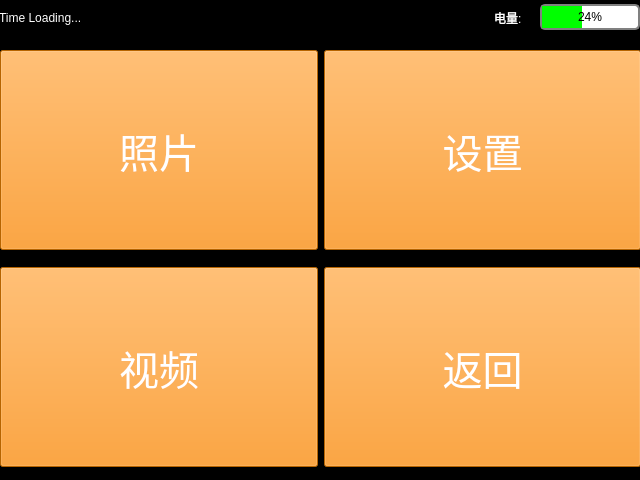
<?xml version="1.0" encoding="UTF-8"?>
<ui version="4.0">
 <class>MenuWindow</class>
 <widget class="QMainWindow" name="MenuWindow">
  <property name="geometry">
   <rect>
    <x>0</x>
    <y>0</y>
    <width>640</width>
    <height>480</height>
   </rect>
  </property>
  <property name="font">
   <font>
    <pointsize>11</pointsize>
   </font>
  </property>
  <property name="windowTitle">
   <string>MainWindow</string>
  </property>
  <property name="styleSheet">
   <string notr="true">background-color:black;</string>
  </property>
  <widget class="QWidget" name="centralwidget">
   <widget class="QWidget" name="horizontalWidget" native="true">
    <property name="geometry">
     <rect>
      <x>-1</x>
      <y>0</y>
      <width>641</width>
      <height>35</height>
     </rect>
    </property>
    <property name="styleSheet">
     <string notr="true">background-color:black</string>
    </property>
    <layout class="QHBoxLayout" name="horizontalLayout">
     <item>
      <widget class="QLabel" name="datetime">
       <property name="maximumSize">
        <size>
         <width>200</width>
         <height>16777215</height>
        </size>
       </property>
       <property name="styleSheet">
        <string notr="true">color:white</string>
       </property>
       <property name="text">
        <string>Time Loading...</string>
       </property>
      </widget>
     </item>
     <item>
      <widget class="QLabel" name="tips">
       <property name="maximumSize">
        <size>
         <width>300</width>
         <height>16777215</height>
        </size>
       </property>
       <property name="styleSheet">
        <string notr="true">color:white</string>
       </property>
       <property name="text">
        <string/>
       </property>
      </widget>
     </item>
     <item>
      <widget class="QLabel" name="battery">
       <property name="maximumSize">
        <size>
         <width>40</width>
         <height>16777215</height>
        </size>
       </property>
       <property name="styleSheet">
        <string notr="true">color:white</string>
       </property>
       <property name="text">
        <string>电量:</string>
       </property>
      </widget>
     </item>
     <item>
      <widget class="QProgressBar" name="progressBar">
       <property name="maximumSize">
        <size>
         <width>100</width>
         <height>16777215</height>
        </size>
       </property>
       <property name="styleSheet">
        <string notr="true">QProgressBar {   border: 2px solid grey;   border-radius: 5px;   background-color: #FFFFFF;}QProgressBar::chunk {   background-color: #00FF00;   width: 20px;}QProgressBar {   border: 2px solid grey;   border-radius: 5px;   text-align: center;}</string>
       </property>
       <property name="value">
        <number>24</number>
       </property>
      </widget>
     </item>
    </layout>
   </widget>
   <widget class="QWidget" name="gridWidget" native="true">
    <property name="geometry">
     <rect>
      <x>0</x>
      <y>39</y>
      <width>641</width>
      <height>441</height>
     </rect>
    </property>
    <layout class="QGridLayout" name="gridLayout">
     <item row="2" column="0">
      <layout class="QHBoxLayout" name="horizontalLayout_2">
       <item>
        <widget class="QPushButton" name="photosButton">
         <property name="minimumSize">
          <size>
           <width>0</width>
           <height>200</height>
          </size>
         </property>
         <property name="font">
          <font>
           <pointsize>30</pointsize>
           <weight>50</weight>
           <bold>false</bold>
           <kerning>true</kerning>
          </font>
         </property>
         <property name="styleSheet">
          <string notr="true">color:white;background-color:#FF8C00</string>
         </property>
         <property name="text">
          <string>照片</string>
         </property>
         <property name="icon">
          <iconset resource="camera.qrc">
           <normaloff>:/images/photos.svg</normaloff>:/images/photos.svg</iconset>
         </property>
         <property name="iconSize">
          <size>
           <width>50</width>
           <height>50</height>
          </size>
         </property>
        </widget>
       </item>
       <item>
        <widget class="QPushButton" name="settingButton">
         <property name="minimumSize">
          <size>
           <width>0</width>
           <height>200</height>
          </size>
         </property>
         <property name="font">
          <font>
           <pointsize>30</pointsize>
          </font>
         </property>
         <property name="styleSheet">
          <string notr="true">color:white;background-color:#FF8C00</string>
         </property>
         <property name="text">
          <string>设置</string>
         </property>
         <property name="icon">
          <iconset resource="camera.qrc">
           <normaloff>:/images/setting.svg</normaloff>:/images/setting.svg</iconset>
         </property>
         <property name="iconSize">
          <size>
           <width>50</width>
           <height>50</height>
          </size>
         </property>
        </widget>
       </item>
      </layout>
     </item>
     <item row="3" column="0">
      <layout class="QHBoxLayout" name="horizontalLayout_3">
       <item>
        <widget class="QPushButton" name="videoButton">
         <property name="minimumSize">
          <size>
           <width>0</width>
           <height>200</height>
          </size>
         </property>
         <property name="font">
          <font>
           <pointsize>30</pointsize>
          </font>
         </property>
         <property name="styleSheet">
          <string notr="true">color:white;background-color:#FF8C00</string>
         </property>
         <property name="text">
          <string>视频</string>
         </property>
         <property name="icon">
          <iconset resource="camera.qrc">
           <normaloff>:/images/video.svg</normaloff>:/images/video.svg</iconset>
         </property>
         <property name="iconSize">
          <size>
           <width>50</width>
           <height>50</height>
          </size>
         </property>
        </widget>
       </item>
       <item>
        <widget class="QPushButton" name="returnButton">
         <property name="minimumSize">
          <size>
           <width>0</width>
           <height>200</height>
          </size>
         </property>
         <property name="font">
          <font>
           <pointsize>30</pointsize>
          </font>
         </property>
         <property name="styleSheet">
          <string notr="true">color:white;background-color:#FF8C00</string>
         </property>
         <property name="text">
          <string>返回</string>
         </property>
         <property name="icon">
          <iconset resource="camera.qrc">
           <normaloff>:/images/return.svg</normaloff>:/images/return.svg</iconset>
         </property>
         <property name="iconSize">
          <size>
           <width>50</width>
           <height>50</height>
          </size>
         </property>
        </widget>
       </item>
      </layout>
     </item>
    </layout>
   </widget>
  </widget>
 </widget>
 <resources>
  <include location="camera.qrc"/>
 </resources>
 <connections/>
</ui>
